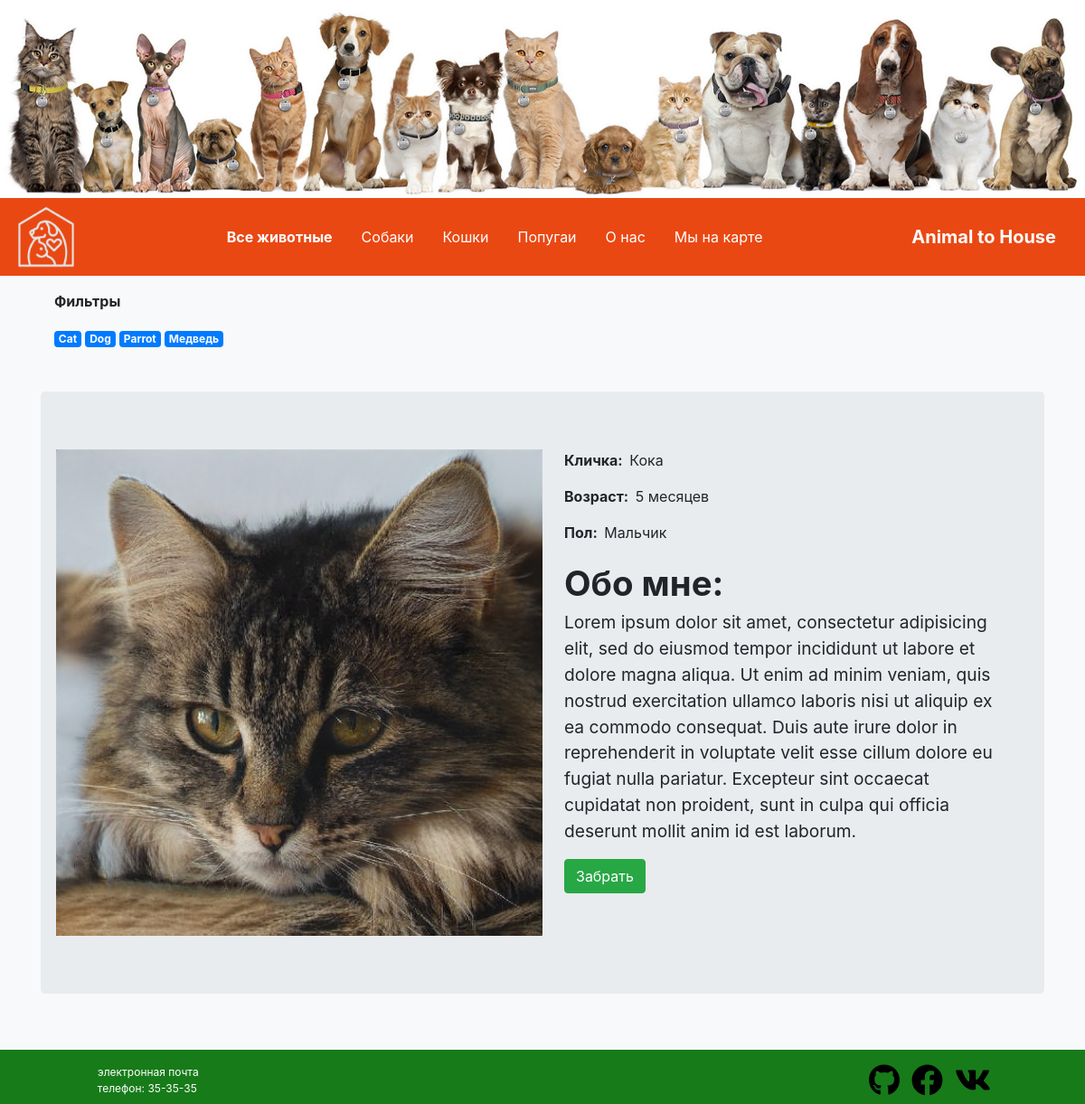
/4, run on the app's committed database.
### animal_shelter/models.py (models this page shows, shortened)
class Kind(models.Model):
    name = models.CharField(max_length=50, verbose_name="Вид", null=True, blank=True)
    def __str__(self):
        return self.name

class Pet(models.Model):
    name = models.CharField(max_length=13, verbose_name='Кличка')
    description = models.TextField(verbose_name='О питомце')
    receipt_date = models.DateField(auto_now=True, verbose_name="Поступил")
    face = models.ImageField(upload_to='pets_foto', blank=True, verbose_name="Фотография")
    birth_data = models.DateField(blank=True, null=True, verbose_name='Дата рождения')
    MALE = 'Мальчик'
    FEMALE = 'Девочка'
    GENDER = [(MALE, "Мальчик"), (FEMALE, "Девочка"), ]
    gender = models.CharField(max_length=10, choices=GENDER, verbose_name='Пол', null=True)
    kind = models.ForeignKey(Kind, on_delete=models.CASCADE, null=True, blank=True, verbose_name="Вид")
    @property
    def age(self):
        age = int((datetime.now().date() - self.birth_data).days / 31)
        if age < 12:
            last_simbol = age % 10
            if last_simbol == 1:
                return f'{age} месяц'
            elif last_simbol in (2, 3, 4):
                return f'{age} месяца'
            elif age % 100 in range(5, 21):
                return f'{age} месяцев'

### animal_shelter/views.py (the view)
# urls.py: path('<int:pk>', PetsDetailView.as_view(), name='pet-detail'),
class PetsDetailView(DetailView):
    model = Pet
    template_name = 'base2.html'
    def get_context_data(self, **kwargs):
        context = super().get_context_data(**kwargs)
        context['kind'] = Kind.objects.all()
        return context

### animal_shelter/templates/base2.html (shortened to what this page needs)
{% extends 'for_base/top.html' %}
{% block finder_by_kind %}
    <p><b>Фильтры</b></p>
    {% for k in kind %}
        <a href="{% url 'animal_shelter:finder_by_kind' k.name %}"><div class="badge badge-primary">{{ k }}</div></a>
    {% endfor %}
{% endblock %}
{% block contant %}
       <div class=" mt-5 jumbotron">
            <div class="row">
                <div class="w-50">
                    <img class="w-100" src="{{ media }}{{ object.face }}" alt="">
                </div>
                <div class="ml-4 flex-column right-block">
                    <div>
                        <div class="d-flex">
                            <span>Кличка: &nbsp</span><p>{{ object.name }}</p>
                        </div>
                        <div class="d-flex">
                            <span>Возраст: &nbsp</span><p>{{ object.age }}</p>
                        </div>
                        <div class="d-flex">
                            <span>Пол: &nbsp</span><p>{{ object.gender }}</p>
                        </div>
                        <div class="description">
                            <span style="font-weight: bold">Обо мне:</span>
                            <p>{{ object.description }}</p>
                        </div>
                        <div class="d-flex">
                            <button class="btn btn-success">Забрать</button>
                        </div>
                    </div>
                </div>
            </div>
       </div>
{% endblock %}

### animal_shelter/static/css/main.css (style rules this page uses)
.right-block { width: 45%; }
.d-flex span { font-weight: bold; }
.description span { font-weight: bold; font-size: 2.4rem; }
.description p { font-size: 1.2rem; }

### data on the page
Kind: name "Cat"
Kind: name "Dog"
Kind: name "Parrot"
Kind: name "Медведь"
Pet: face (picture), name "Кока", age "5 месяцев", gender "Мальчик", description "Lorem ipsum dolor sit amet, consectetur adipisicing elit, sed do eiusmod tempor incididunt ut labore et dolore magna aliqua. Ut enim ad minim veniam, quis nostrud exercitation ullamco laboris nisi ut aliquip ex ea commodo consequat. Duis aute irure dolor in reprehenderit in voluptate velit esse cillum dolore eu fugiat nulla pariatur. Excepteur sint occaecat cupidatat non proident, sunt in culpa qui officia deserunt mollit anim id est laborum."
